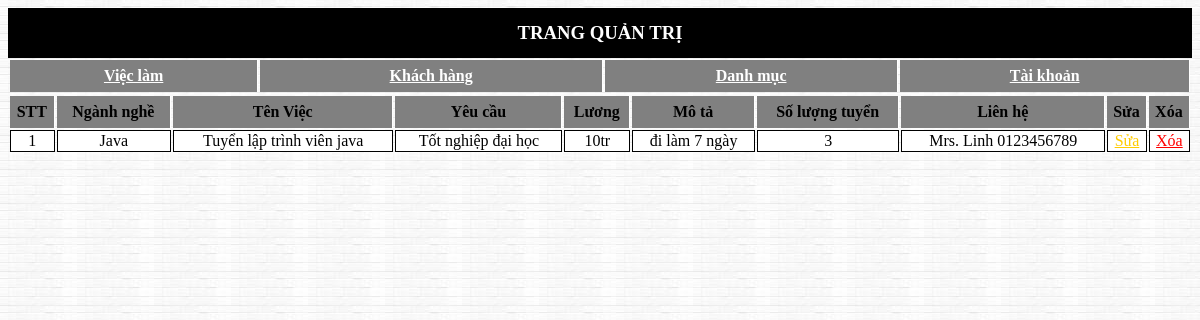
The page / on the database its author committed.
### tables this page shows
CREATE TABLE `job` (
  `id_job` int(11) NOT NULL,
  `id_customer` int(11) NOT NULL,
  `Name` varchar(64) NOT NULL,
  `Request` varchar(256) NOT NULL,
  `salary` varchar(12) NOT NULL,
  `describe` varchar(256) NOT NULL,
  `number` int(12) NOT NULL,
  `contact` varchar(128) NOT NULL,
  `id_work` int(11) NOT NULL
);

CREATE TABLE `listwork` (
  `id_list` int(11) NOT NULL,
  `name_work` varchar(64) NOT NULL
);

### index.php (the view, shortened to what this page needs)
<?php
 require'./header.php';
 ?>
<div id="job">
	<table>
		<tr >
			<th>STT</th>
			<th>Ngành nghề</th>
			<th>Tên Việc</th>
			<th>Yêu cầu</th>
			<th>Lương</th>
			<th>Mô tả</th>
			<th>Số lượng tuyển</th>
			<th>Liên hệ</th>
      <th>Sửa</th>
      <th>Xóa</th>
		</tr>
		<?php
            require_once './connection.php';
               $stt=1;
                $rows = array();
    $result = mysqli_query($connect,"SELECT `id_job`, `name_work`,`Name`, `Request`, `salary`, `describe`,`number`, `contact` FROM `job` INNER JOIN `listwork` ON `id_work` = `id_list` ");
               while ($data = mysqli_fetch_assoc($result))
               { $rows[] = $data;
                   echo"<tr>";
                    echo"<td >$stt</td>";
                    echo"<td >$data[name_work]</td>";
                    echo"<td >$data[Name]</td>";
                    echo"<td >$data[Request]</td>";
                    echo"<td >$data[salary]</td>";
                    echo"<td >$data[describe]</td>";
                    echo"<td >$data[number]</td>";
                    echo"<td >$data[contact]</td>";
                    echo " <td><a style='color: #ffcc00' href='edit_sanpham.php?id=$data[id_job]'>Sửa</a></td>";
                    echo"<td><a style='color: red' href='delete_sanpham.php?id=$data[id_job] '>Xóa</a></td>";
                echo"</tr>";
                $stt++;
               }
                        ?>
	</table>
</div>
</body>
</html>

### styleAPI.css (style rules this page uses)
body { background-image: url("bg1.jpg"); }
#job table { width: 100%; }
#job th { border-right: 1px solid #fff; text-align: center; background: gray; line-height: 30px; box-sizing: border-box; }
#job td { text-align: center; border: 1px solid black; background-color: white; }

### rows shown on the page
job: id_work.name_work "Java", Name "Tuyển lập trình viên java", Request "Tốt nghiệp đại học", salary "10tr", describe "đi làm 7 ngày", number "3", contact "Mrs. Linh 0123456789"
